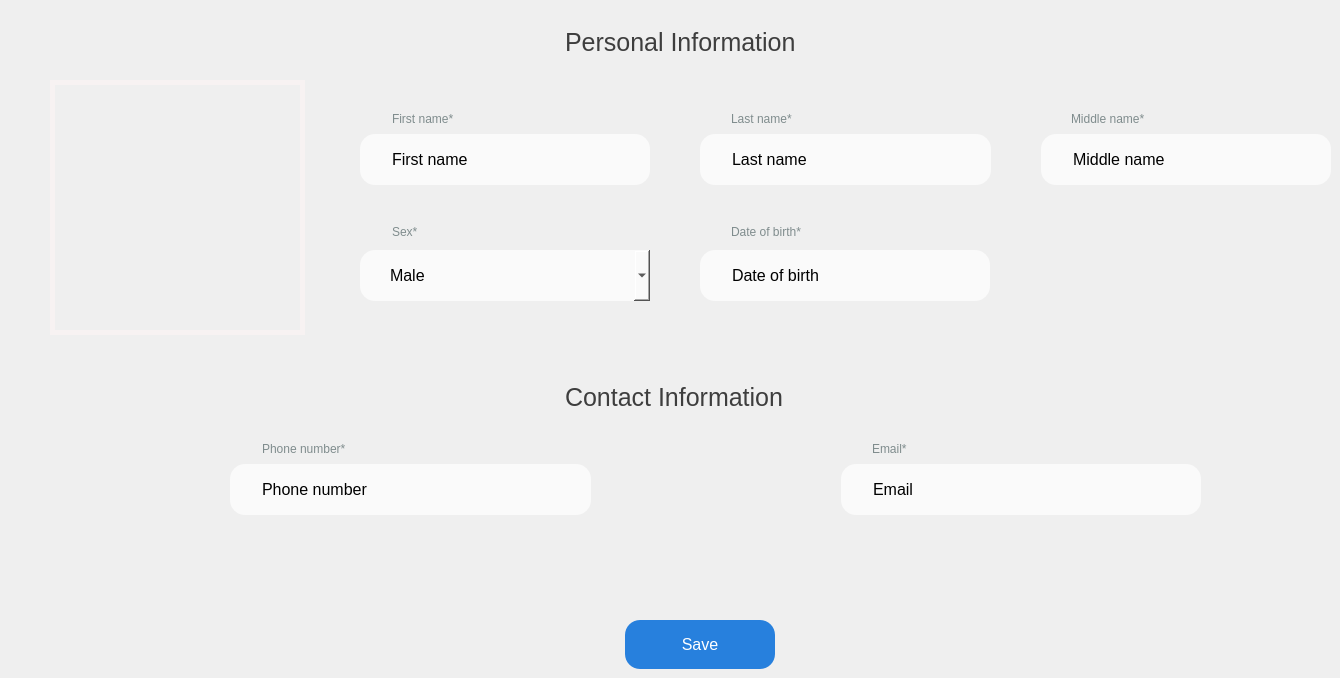
    <widget class="QWidget" name="tab_3">
     <attribute name="title">
      <string>My Profile</string>
     </attribute>
     <widget class="QLabel" name="label_3">
      <property name="geometry">
       <rect>
        <x>50</x>
        <y>80</y>
        <width>255</width>
        <height>255</height>
       </rect>
      </property>
      <property name="styleSheet">
       <string notr="true">border: 5px solid #f7f2f2</string>
      </property>
      <property name="text">
       <string/>
      </property>
      <property name="pixmap">
       <pixmap>profile.png</pixmap>
      </property>
     </widget>
     <widget class="QWidget" name="horizontalLayoutWidget_2">
      <property name="geometry">
       <rect>
        <x>360</x>
        <y>120</y>
        <width>971</width>
        <height>80</height>
       </rect>
      </property>
      <layout class="QHBoxLayout" name="horizontalLayout_2">
       <property name="spacing">
        <number>50</number>
       </property>
       <item>
        <widget class="QLineEdit" name="lineEdit_2">
         <property name="styleSheet">
          <string notr="true">padding: 15px 30px;
font-size: 16px;
border-radius: 15px;
background: #FAFAFA;
border: none;</string>
         </property>
         <property name="text">
          <string>First name</string>
         </property>
        </widget>
       </item>
       <item>
        <widget class="QLineEdit" name="lineEdit_3">
         <property name="styleSheet">
          <string notr="true">padding: 15px 30px;
font-size: 16px;
border-radius: 15px;
background: #FAFAFA;
border: none;</string>
         </property>
         <property name="text">
          <string>Last name</string>
         </property>
        </widget>
       </item>
       <item>
        <widget class="QLineEdit" name="lineEdit_4">
         <property name="styleSheet">
          <string notr="true">padding: 15px 30px;
font-size: 16px;
border-radius: 15px;
background: #FAFAFA;
border: none;</string>
         </property>
         <property name="text">
          <string>Middle name</string>
         </property>
        </widget>
       </item>
      </layout>
     </widget>
     <widget class="QLabel" name="label_4">
      <property name="geometry">
       <rect>
        <x>392</x>
        <y>110</y>
        <width>101</width>
        <height>17</height>
       </rect>
      </property>
      <property name="styleSheet">
       <string notr="true">color:#7f8c8d</string>
      </property>
      <property name="text">
       <string>First name*</string>
      </property>
     </widget>
     <widget class="QLabel" name="label_5">
      <property name="geometry">
       <rect>
        <x>731</x>
        <y>110</y>
        <width>91</width>
        <height>17</height>
       </rect>
      </property>
      <property name="styleSheet">
       <string notr="true">color:#7f8c8d</string>
      </property>
      <property name="text">
       <string>Last name*</string>
      </property>
     </widget>
     <widget class="QLabel" name="label_6">
      <property name="geometry">
       <rect>
        <x>1071</x>
        <y>110</y>
        <width>111</width>
        <height>17</height>
       </rect>
      </property>
      <property name="styleSheet">
       <string notr="true">color:#7f8c8d</string>
      </property>
      <property name="text">
       <string>Middle name*</string>
      </property>
     </widget>
     <widget class="QLineEdit" name="lineEdit_5">
      <property name="geometry">
       <rect>
        <x>700</x>
        <y>250</y>
        <width>290</width>
        <height>51</height>
       </rect>
      </property>
      <property name="styleSheet">
       <string notr="true">padding: 15px 30px;
font-size: 16px;
border-radius: 15px;
background: #FAFAFA;
border: none;</string>
      </property>
      <property name="text">
       <string>Date of birth</string>
      </property>
     </widget>
     <widget class="QLabel" name="label_8">
      <property name="geometry">
       <rect>
        <x>731</x>
        <y>223</y>
        <width>171</width>
        <height>17</height>
       </rect>
      </property>
      <property name="styleSheet">
       <string notr="true">color:#7f8c8d</string>
      </property>
      <property name="text">
       <string>Date of birth*</string>
      </property>
     </widget>
     <widget class="QLabel" name="label_9">
      <property name="geometry">
       <rect>
        <x>565</x>
        <y>380</y>
        <width>270</width>
        <height>35</height>
       </rect>
      </property>
      <property name="styleSheet">
       <string notr="true">font-size: 25px;
color: #3E3E3E;

</string>
      </property>
      <property name="text">
       <string>Contact Information</string>
      </property>
     </widget>
     <widget class="QLabel" name="label_10">
      <property name="geometry">
       <rect>
        <x>565</x>
        <y>25</y>
        <width>270</width>
        <height>35</height>
       </rect>
      </property>
      <property name="styleSheet">
       <string notr="true">font-size: 25px;
color: #3E3E3E;

</string>
      </property>
      <property name="text">
       <string>Personal Information</string>
      </property>
     </widget>
     <widget class="QWidget" name="horizontalLayoutWidget_3">
      <property name="geometry">
       <rect>
        <x>230</x>
        <y>450</y>
        <width>971</width>
        <height>80</height>
       </rect>
      </property>
      <layout class="QHBoxLayout" name="horizontalLayout_3">
       <property name="spacing">
        <number>250</number>
       </property>
       <item>
        <widget class="QLineEdit" name="lineEdit_6">
         <property name="styleSheet">
          <string notr="true">padding: 15px 30px;
font-size: 16px;
border-radius: 15px;
background: #FAFAFA;
border: none;</string>
         </property>
         <property name="text">
          <string>Phone number</string>
         </property>
        </widget>
       </item>
       <item>
        <widget class="QLineEdit" name="lineEdit_8">
         <property name="styleSheet">
          <string notr="true">padding: 15px 30px;
font-size: 16px;
border-radius: 15px;
background: #FAFAFA;
border: none;</string>
         </property>
         <property name="text">
          <string>Email</string>
         </property>
        </widget>
       </item>
      </layout>
     </widget>
     <widget class="QLabel" name="label_11">
      <property name="geometry">
       <rect>
        <x>262</x>
        <y>440</y>
        <width>181</width>
        <height>17</height>
       </rect>
      </property>
      <property name="styleSheet">
       <string notr="true">color:#7f8c8d</string>
      </property>
      <property name="text">
       <string>Phone number*</string>
      </property>
     </widget>
     <widget class="QLabel" name="label_12">
      <property name="geometry">
       <rect>
        <x>872</x>
        <y>440</y>
        <width>211</width>
        <height>17</height>
       </rect>
      </property>
      <property name="styleSheet">
       <string notr="true">color:#7f8c8d</string>
      </property>
      <property name="text">
       <string>Email*</string>
      </property>
     </widget>
     <widget class="QPushButton" name="pushButton_3">
      <property name="geometry">
       <rect>
        <x>625</x>
        <y>620</y>
        <width>150</width>
        <height>49</height>
       </rect>
      </property>
      <property name="styleSheet">
       <string notr="true">QPushButton {
  padding: 15px 30px;
  font-size: 16px;
  border-radius: 15px;
  background: #2780DD;
  border: none;
  text-align: center;
  color: #fff;
}

QPushButton:pressed {
  background: #2B5DAA;
}</string>
      </property>
      <property name="text">
       <string>Save</string>
      </property>
     </widget>
     <widget class="QComboBox" name="comboBox">
      <property name="geometry">
       <rect>
        <x>360</x>
        <y>250</y>
        <width>290</width>
        <height>51</height>
       </rect>
      </property>
      <property name="autoFillBackground">
       <bool>false</bool>
      </property>
      <property name="styleSheet">
       <string notr="true">padding: 15px 30px;
font-size: 16px;
border-radius: 15px;
background: #FAFAFA;
color: #000</string>
      </property>
      <property name="frame">
       <bool>true</bool>
      </property>
      <item>
       <property name="text">
        <string>Male</string>
       </property>
      </item>
      <item>
       <property name="text">
        <string>Female</string>
       </property>
      </item>
     </widget>
     <widget class="QLabel" name="label_13">
      <property name="geometry">
       <rect>
        <x>392</x>
        <y>223</y>
        <width>171</width>
        <height>17</height>
       </rect>
      </property>
      <property name="styleSheet">
       <string notr="true">color:#7f8c8d</string>
      </property>
      <property name="text">
       <string>Sex*</string>
      </property>
     </widget>
    </widget>
